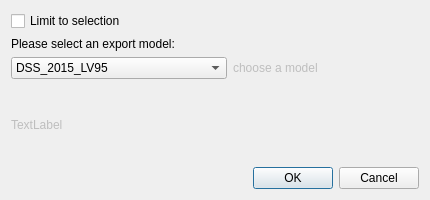
<?xml version="1.0" encoding="UTF-8"?>
<ui version="4.0">
 <class>Dialog</class>
 <widget class="QDialog" name="Dialog">
  <property name="geometry">
   <rect>
    <x>0</x>
    <y>0</y>
    <width>430</width>
    <height>200</height>
   </rect>
  </property>
  <property name="sizePolicy">
   <sizepolicy hsizetype="MinimumExpanding" vsizetype="MinimumExpanding">
    <horstretch>0</horstretch>
    <verstretch>0</verstretch>
   </sizepolicy>
  </property>
  <property name="minimumSize">
   <size>
    <width>400</width>
    <height>200</height>
   </size>
  </property>
  <property name="windowTitle">
   <string>QGEP INTERLIS export</string>
  </property>
  <layout class="QVBoxLayout" name="verticalLayout">
   <item>
    <layout class="QFormLayout" name="formLayout">
     <item row="0" column="0" colspan="2">
      <widget class="QCheckBox" name="limit_checkbox">
       <property name="text">
        <string>Limit to selection</string>
       </property>
      </widget>
     </item>
     <item row="1" column="0">
      <widget class="QLabel" name="label">
       <property name="text">
        <string>Please select an export model:</string>
       </property>
      </widget>
     </item>
     <item row="2" column="0">
      <widget class="QComboBox" name="comboBox_modelselection">
       <item>
        <property name="text">
         <string>DSS_2015_LV95</string>
        </property>
       </item>
       <item>
        <property name="text">
         <string>SIA405_ABWASSER_2015_LV95</string>
        </property>
       </item>
      </widget>
     </item>
     <item row="2" column="1">
      <widget class="QLabel" name="labelmodelshortcut">
       <property name="enabled">
        <bool>false</bool>
       </property>
       <property name="text">
        <string>choose a model</string>
       </property>
      </widget>
     </item>
    </layout>
   </item>
   <item>
    <widget class="QLabel" name="label_2">
     <property name="enabled">
      <bool>false</bool>
     </property>
     <property name="text">
      <string>TextLabel</string>
     </property>
    </widget>
   </item>
   <item>
    <widget class="QDialogButtonBox" name="buttonBox">
     <property name="orientation">
      <enum>Qt::Horizontal</enum>
     </property>
     <property name="standardButtons">
      <set>QDialogButtonBox::Cancel|QDialogButtonBox::Ok</set>
     </property>
    </widget>
   </item>
  </layout>
 </widget>
 <resources/>
 <connections>
  <connection>
   <sender>buttonBox</sender>
   <signal>accepted()</signal>
   <receiver>Dialog</receiver>
   <slot>accept()</slot>
   <hints>
    <hint type="sourcelabel">
     <x>259</x>
     <y>188</y>
    </hint>
    <hint type="destinationlabel">
     <x>157</x>
     <y>274</y>
    </hint>
   </hints>
  </connection>
  <connection>
   <sender>buttonBox</sender>
   <signal>rejected()</signal>
   <receiver>Dialog</receiver>
   <slot>reject()</slot>
   <hints>
    <hint type="sourcelabel">
     <x>327</x>
     <y>188</y>
    </hint>
    <hint type="destinationlabel">
     <x>286</x>
     <y>274</y>
    </hint>
   </hints>
  </connection>
  <connection>
   <sender>comboBox_modelselection</sender>
   <signal>currentIndexChanged(QString)</signal>
   <receiver>labelmodelshortcut</receiver>
   <slot>setText(QString)</slot>
   <hints>
    <hint type="sourcelabel">
     <x>56</x>
     <y>136</y>
    </hint>
    <hint type="destinationlabel">
     <x>243</x>
     <y>139</y>
    </hint>
   </hints>
  </connection>
 </connections>
</ui>
